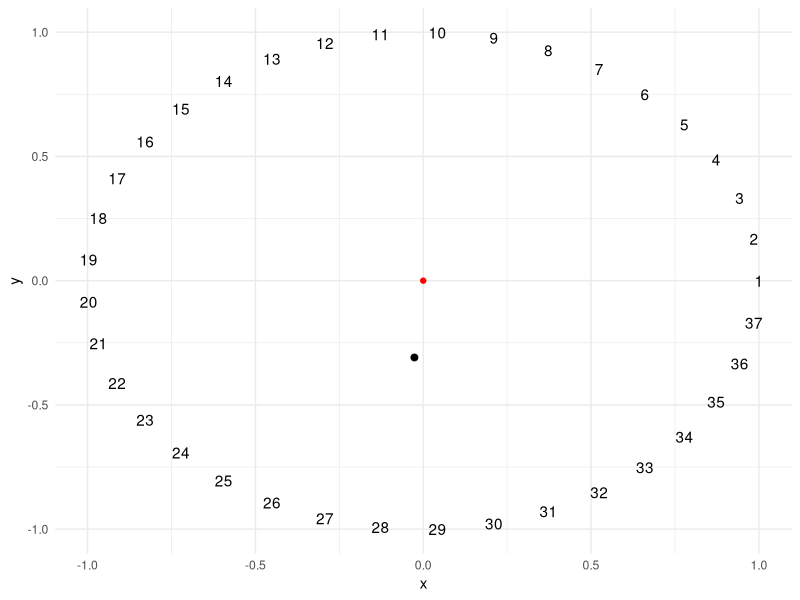
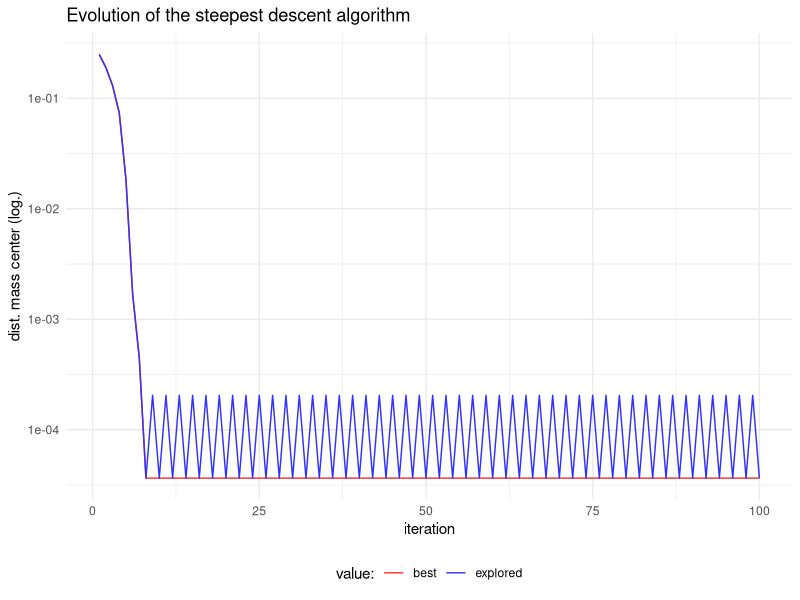
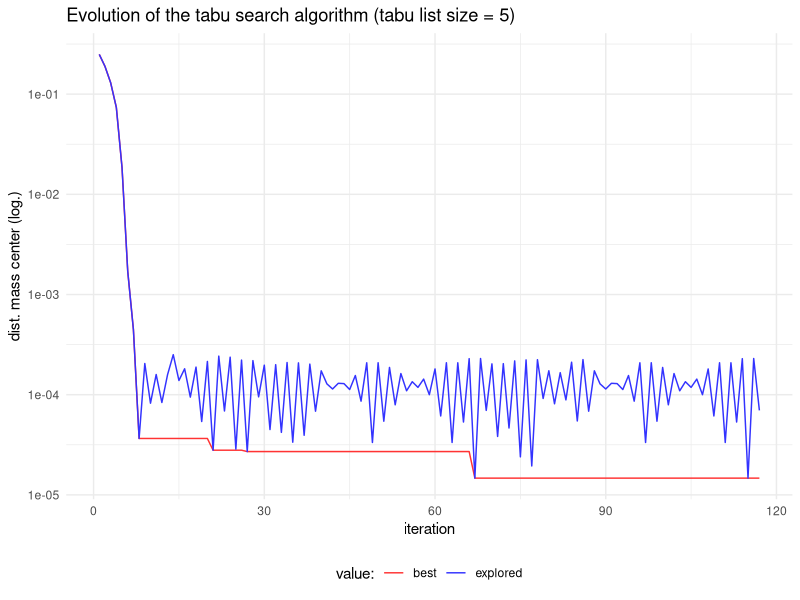
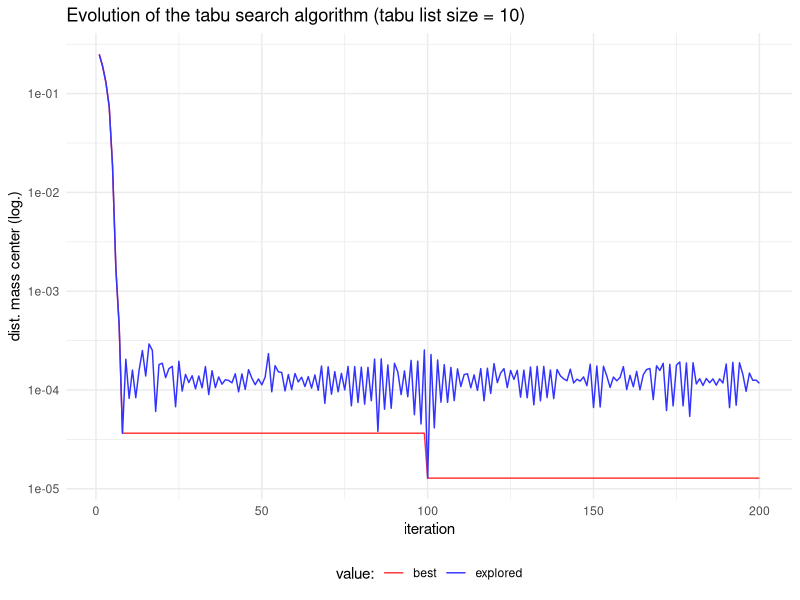

Source code (R) for these figures, in order:
## ---- chunk 1
knitr::opts_chunk$set(echo = TRUE, message = FALSE)
library(dplyr)
library(tidyr)
library(ggplot2)
## ---- chunk 2
plot_circle <- function(v){
  
  n <- length(v)
  
  angles <- 0:(n-1) * 2 * pi / n
  df <- data.frame(angles=angles, x=cos(angles), y=sin(angles), s=v)
  
  cm <- data.frame(x=sum(v*cos(angles))/sum(v), y=sum(v*sin(angles))/sum(v))
  
  plot <- 
    ggplot(df, aes(x,y)) + 
    geom_text(aes(label=s)) + 
    geom_point(data=data.frame(x=0, y=0), color = "red") +
    geom_point(data=cm, size=2) + 
    theme_minimal()
  
  return(plot)
}

plot_circle(1:37)

## ---- chunk 3
mass_center <- function(v){
  n <- length(v)
  
  angles <- 0:(n-1) * 2 * pi / n
  x <- v*cos(angles)
  y <- v*sin(angles)
  dcm <- c(sum(x), sum(y))/sum(v)
  dcm <- sqrt(sum(dcm^2))
  
  return(dcm)
}
## ---- chunk 4
mass_center(1:37)
## ---- chunk 5
swap <- function(v, i , j){
  
  aux <- v[i]
  v[i] <- v[j]
  v[j] <- aux
  return(v)
}
## ---- chunk 6
sd_circle <- function(inisol, iter = 100, eval = TRUE){
  
  #tracking evaluation
  if(eval){
    evalfit <- numeric()
    evalbest <- numeric()
  }
  
  #initialization
  n <- length(inisol)
  sol <- inisol
  bestsol <- inisol
  bestfit <- mass_center(sol)
  T <- 1
  
  while(T <= iter){
    
    #find the best move
    fit <- Inf
    bestmove <- c(0,0)
    
    #examining all swap moves on a cyclic permutation
    for(i in 2:(n-1))
        for(j in (i+1):n){
          
          testsol <- swap(sol, i, j)
          testfit <- mass_center(testsol)
          
          if(testfit <= fit){
            fit <- testfit
            bestmove <- c(i, j)
          }
        }
    
    #the new solution to explore is the best found
    sol <- swap(sol, bestmove[1], bestmove[2])
    
    #update best solution
    if(fit < bestfit){
      bestsol <- sol
      bestfit <- fit
    }
    
    T <- T + 1
    
    #track evaluation
    
    if(eval){
      evalfit <- c(evalfit, fit)
      evalbest  <- c(evalbest, bestfit)
    }
  }
  
  #return solution
  if(eval)
    return(list(sol=bestsol, fit=bestfit, evalfit=evalfit, evalbest=evalbest))
  else
    return(list(sol=bestsol, fit=bestfit))
  
}
## ---- chunk 7
sd_test <- sd_circle(inisol = 1:37)
## ---- chunk 8
sd_test$fit
## ---- chunk 9
sd_eval <- tibble(step = 1:length(sd_test$evalfit), fit = sd_test$evalfit, best = sd_test$evalbest) %>%
  pivot_longer(-step)

sd_eval %>%
  ggplot(aes(step, value, color = name)) +
  geom_line() +
  scale_color_manual(name = "value:", labels = c("best", "explored"), values = c("#FF3333", "#3333FF")) +theme_minimal() +
  labs(x = "iteration", y = "dist. mass center (log.)", title = "Evolution of the steepest descent algorithm") +
  theme(legend.position = "bottom") +
  scale_y_log10()
## ---- chunk 10
a <- 1:10
b <- swap(a, 4, 8)
c <- swap(b, 4, 8)
cat("a = ", a, "\n")
cat("b = ", b, "\n")
cat("c = ", c, "\n")
## ---- chunk 11
ts_circle <- function(inisol, iter=50, tabu_size=5, asp=TRUE, eval=TRUE){
  
  #tracking evaluation
  if(eval){
    evalfit <- numeric()
    evalbest <- numeric()
  }
  
  #initialization
  sol <- inisol
  bestsol <- inisol
  bestfit <- mass_center(sol)
  
  T <- 1
  Ttabu <- 1
  flag_tabu <- FALSE
  tabu_list <- matrix(numeric(2*tabu_size), tabu_size, 2)
  
  #function that checks if move v is included in a tabu list M
  check_tabu <- function(M, v) any(colSums(apply(M, 1, function(x) v == x))==2)
  
  n <- length(sol)
  
  
  while (T<=iter){
    
    found_best <- FALSE
    
    #find the best move
    fit <- Inf
    bestmove <- c(0,0)
      
    #examining all swap moves
    for(i in 2:(n-1))
      for(j in (i+1):n){
        testsol <- swap(sol, i, j)
        testfit <- mass_center(testsol)
          
        #improvement with non-tabu move
        if(testfit <= fit & check_tabu(tabu_list, c(i,j))==FALSE){
          fit <- testfit
          bestmove <- c(i, j)
          flag_tabu <- TRUE
          }
          
        #improvement with tabu move, and aspiration condition
        if(testfit < bestfit & check_tabu(tabu_list, c(i,j))==TRUE & asp==TRUE){
          fit <- testfit
          bestmove <- c(i, j)
          flag_tabu <- FALSE
        }
      }
      
      #obtain sol
      sol <- swap(sol, bestmove[1], bestmove[2])
        
    #update bestsol
    if(fit < bestfit){
      bestfit <- fit
      bestsol <- sol
      found_best <- TRUE
      T <- 1
    }else{
      T <- T + 1
    }
    
    #update tabu list
    if(flag_tabu){
      tabu_list[Ttabu%%tabu_size+1, ] <- bestmove
      Ttabu <- Ttabu + 1
    }
    
    #track evaluation
    if(eval){
      evalfit <- c(evalfit, fit)
      evalbest <- c(evalbest, bestfit)
    }
  }
    
  if(eval)
    return(list(sol=bestsol, fit=bestfit, evalfit=evalfit, evalbest=evalbest))
  else
    return(list(sol=bestsol, fit=bestfit))
}
## ---- chunk 12
ts_test <- ts_circle(inisol = 1:37)
## ---- chunk 13
ts_test$fit
## ---- chunk 14
ts_eval <- tibble(step = 1:length(ts_test$evalfit), fit = ts_test$evalfit, best = ts_test$evalbest) %>%
  pivot_longer(-step)

ts_eval %>%
  ggplot(aes(step, value, color = name)) +
  geom_line() +
  theme_minimal()  +
  scale_color_manual(name = "value:", labels = c("best", "explored"), values = c("#FF3333", "#3333FF")) +
  labs(x = "iteration", y = "dist. mass center (log.)", title = "Evolution of the tabu search algorithm (tabu list size = 5)") +
  scale_y_log10() +
  theme(legend.position = "bottom")
## ---- chunk 15
ts_test2 <- ts_circle(inisol = 1:37, iter = 100, tabu_size = 10)
## ---- chunk 16
ts_test2$fit
## ---- chunk 17
ts_eval2 <- tibble(step = 1:length(ts_test2$evalfit), fit = ts_test2$evalfit, best = ts_test2$evalbest) %>%
  pivot_longer(-step)

ts_eval2 %>%
  ggplot(aes(step, value, color = name)) +
  geom_line() +
  theme_minimal()  +
  scale_color_manual(name = "value:", labels = c("best", "explored"), values = c("#FF3333", "#3333FF")) +
  labs(x = "iteration", y = "dist. mass center (log.)", title = "Evolution of the tabu search algorithm (tabu list size = 10)") +
  scale_y_log10() +
  theme(legend.position = "bottom")
## ---- chunk 18
sessionInfo()
